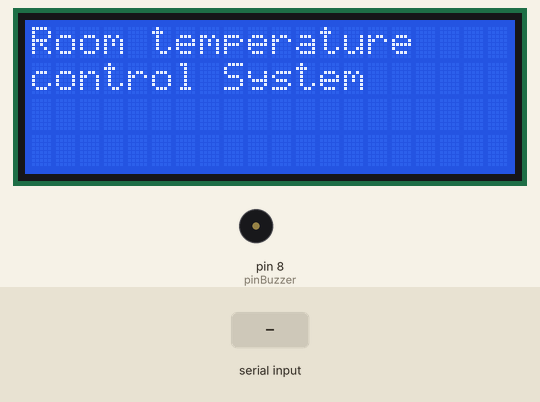
Simulated run of this sketch. Board: Arduino Uno, built with avr-gcc and run on an emulated ATmega328P. Parts: 20×4 character LCD, buzzer (waves = sounding, pin HIGH). The test bench sets the inputs (shaded band). What the sketch prints to the serial monitor is not drawn.

Above: at 1.1 s.
At 3.2 s:
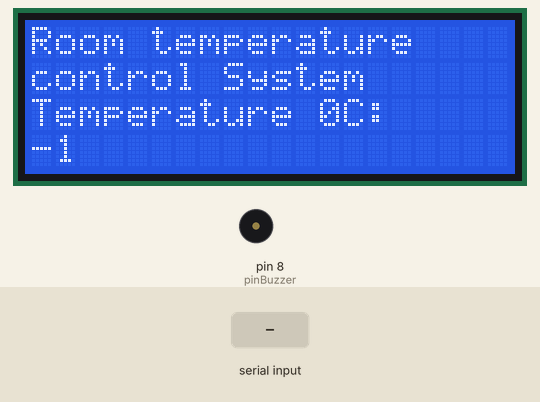
3.3 s: byte 90 received over Serial
At 3.5 s:
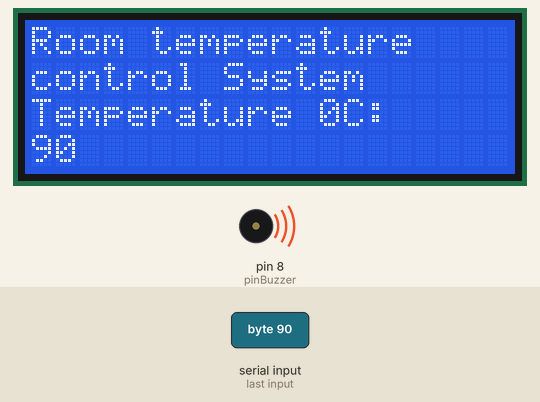
5.5 s: byte 30 received over Serial
At 5.57 s:
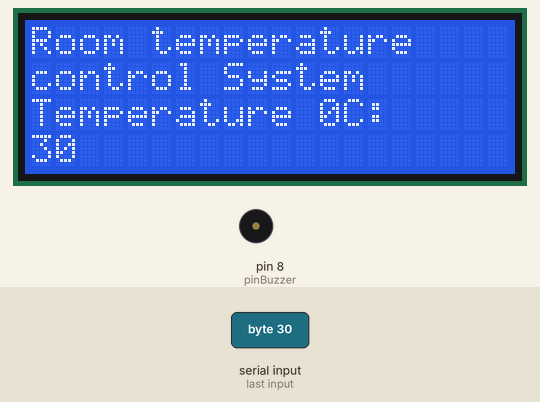
7.1 s: byte 120 received over Serial
At 10.2 s:
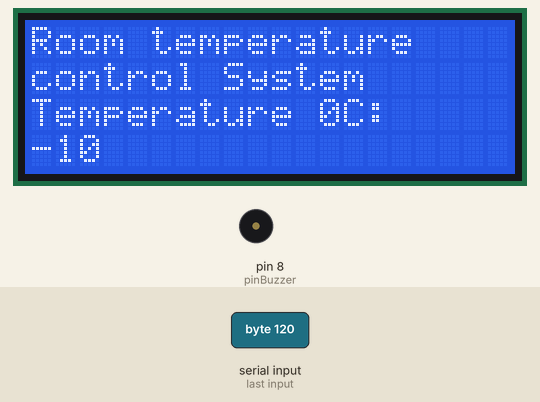
Timing chart, 0 to 11.7 s (numbered marks = the images above; inputs shaded):
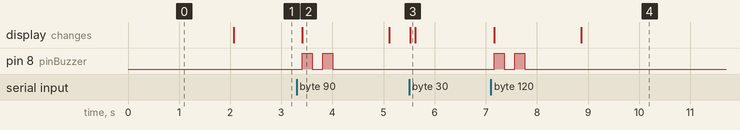

The sketch:

Receiver.ino
```cpp
#include <LiquidCrystal.h>
LiquidCrystal lcd(12, 11, 5, 4, 3, 2);
int pinBuzzer=8;

void setup()
{
 lcd.begin(20,4);
 Serial.begin(9600);
 lcd.setCursor(0,0);
 lcd.print("Room temperature");
 lcd.setCursor(0,1);
 lcd.print("control System");
 delay(1000);
 pinMode(pinBuzzer,OUTPUT);
 delay(1000);
}
// the loop routine runs over and over again forever:
void loop()
{
int TEMP_sensor_BYTE=Serial.read();
Serial.print("TEMPERATURESENSOR:");
Serial.println(TEMP_sensor_BYTE);
 lcd.setCursor(0,2);
 lcd.print("Temperature 0C:");
 lcd.setCursor(0,3);
 lcd.print(TEMP_sensor_BYTE);
 if (TEMP_sensor_BYTE > 32) {
    digitalWrite(pinBuzzer, HIGH);
    delay(200);
    digitalWrite(pinBuzzer, LOW);
    delay(200);
    digitalWrite(pinBuzzer, HIGH);
    delay(200);
    digitalWrite(pinBuzzer, LOW);
    delay(1000);
  }else{
    digitalWrite(pinBuzzer, LOW);
  }
  delay(100);
 }
```

Measured:
- after the input at 3.3 s, pin 8 (pinBuzzer): alternates HIGH for 0.20 s and LOW for 0.20 s, 4 changes in all, then stays LOW, starting after 0.11 s; the display: changes after 0.11 s (image 2)
- after the input at 5.5 s, the display: changes at once (image 3)
- after the input at 7.1 s, pin 8 (pinBuzzer): alternates HIGH for 0.20 s and LOW for 0.20 s, 4 changes in all, then stays LOW, starting after 0.06 s; the display: first changes after 0.06 s (image 4 shows a later state)
- what the display in image 2 shows lasts 1.7 s, from 3.4 s to 5.1 s
